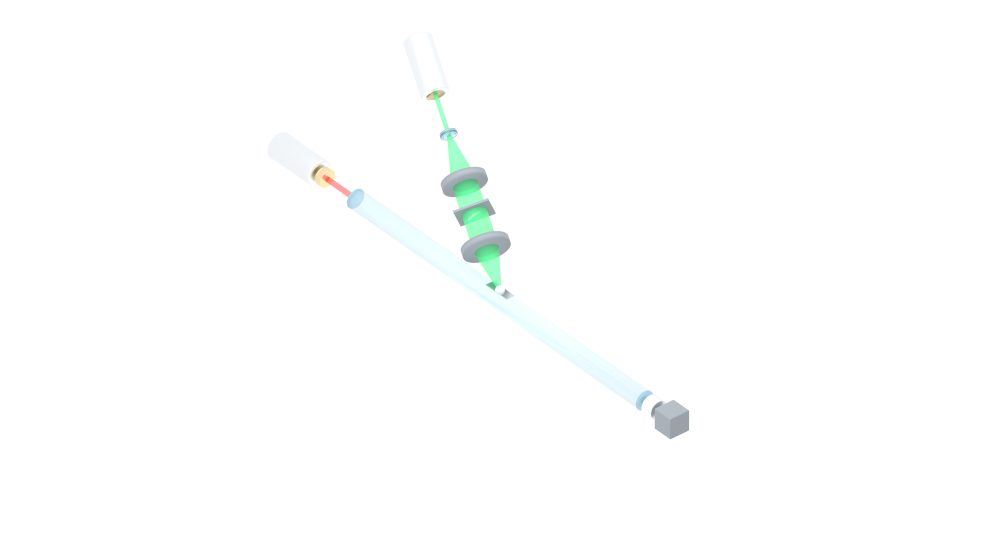
#> input picture figures/patent/optical_path_clean.png, 4000 x 2200 px (shown at 1/4 size)
$ python label_optical_path.py
#> lines starting #> are read from the running program, lines starting #| are printed output that depends on the picture
"""
Apply Nature/Science-style 2D labels onto the clean Blender render.

The Blender script has already projected each label's anchor (3D centre of
the optical component) AND its label position (3D offset above/beside the
component) to 2D pixel coordinates. This script simply draws a thin pointer
line from anchor_px → label_px and places sans-serif text at label_px.

Reads:
    optical_path_clean.png
    optical_path_anchors.json
Writes:
    optical_path_render.png
"""
import json
import os
from PIL import Image, ImageDraw, ImageFont

OUT_DIR = os.path.dirname(os.path.abspath(__file__))
CLEAN   = os.path.join(OUT_DIR, "optical_path_clean.png")
JSON_IN = os.path.join(OUT_DIR, "optical_path_anchors.json")
FINAL   = os.path.join(OUT_DIR, "optical_path_render.png")

img  = Image.open(CLEAN).convert("RGBA")
#> img is the input picture: PIL image 4000x2200 RGBA; mean R, G, B, A 253.6, 254.3, 254.1, 255
draw = ImageDraw.Draw(img, "RGBA")
W, H = img.size
#> W = 4000; H = 2200

with open(JSON_IN) as f:
#> (reads figures/patent/optical_path_anchors.json from the repository)
    anchors = json.load(f)


# ─────────────────────────────────────────────────────────────────────────────
# Fonts
# ─────────────────────────────────────────────────────────────────────────────
FONT_PATHS = [
    "/System/Library/Fonts/HelveticaNeue.ttc",
    "/System/Library/Fonts/Helvetica.ttc",
    "/System/Library/Fonts/Supplemental/Arial.ttf",
    "/Library/Fonts/Arial.ttf",
]


def load_font(size, bold=False):
    for p in FONT_PATHS:
        if not os.path.exists(p):
            continue
        try:
            if p.endswith(".ttc"):
                return ImageFont.truetype(p, size, index=4 if bold else 0)
            return ImageFont.truetype(p, size)
        except Exception:
            continue
    return ImageFont.load_default()


scale = H / 1200
#> scale = 1.83
FS_MAIN = int(28 * scale)
#> FS_MAIN = 51
FS_SUB  = int(20 * scale)
#> FS_SUB = 36
font_main = load_font(FS_MAIN, bold=True)
font_sub  = load_font(FS_SUB)


# ─────────────────────────────────────────────────────────────────────────────
# Colours
# ─────────────────────────────────────────────────────────────────────────────
TEXT_PRIMARY = "#1f2937"
TEXT_GREEN   = "#1F8478"
TEXT_RED     = "#C62E3C"
TEXT_SUB     = "#6B7280"
LEADER       = (75, 85, 99, 230)
DOT_COLOR    = "#1f2937"


# ─────────────────────────────────────────────────────────────────────────────
# Label specifications
#   (anchor_key, main_text, sub_text, color, h_align)
# h_align controls horizontal alignment of the text relative to label_px
# (its 3D-projected position): "center", "left", or "right"
# ─────────────────────────────────────────────────────────────────────────────
LABELS = [
    ("green_laser",   "Green Laser",       "520 nm",
     TEXT_GREEN,   "center"),
    ("beam_expander", "Beam Expander",     "",
     TEXT_PRIMARY, "center"),
    ("collimating_lens", "Collimating Lens", "",
     TEXT_PRIMARY, "center"),
    ("slm",           "SLM",               "Spatial Light Modulator",
     TEXT_PRIMARY, "center"),
    ("focus_lens",    "Focusing Lens",     "",
     TEXT_PRIMARY, "center"),
    ("side_polish",   "Side-polished",     "region",
     TEXT_PRIMARY, "center"),
    ("mm_fiber",      "Multi-mode Fiber",  "(9 cm rigid rod)",
     TEXT_PRIMARY, "center"),
    ("left_endface",  "Left End-Face",     "",
     TEXT_PRIMARY, "right"),
    ("right_endface", "Right End-Face",    "",
     TEXT_PRIMARY, "left"),
    ("camera",        "CMOS Camera",       "",
     TEXT_PRIMARY, "left"),
    ("red_laser",     "Red Laser",         "650 nm",
     TEXT_RED,     "center"),
]


# ─────────────────────────────────────────────────────────────────────────────
# Drawing
# ─────────────────────────────────────────────────────────────────────────────
LEADER_WIDTH = max(2, int(2.0 * scale))
#> LEADER_WIDTH = 3
DOT_R        = max(4, int(5   * scale))
#> DOT_R = 9
GAP_LEAD     = int(14 * scale)
#> GAP_LEAD = 25


def text_size(s, font):
    bbox = draw.textbbox((0, 0), s, font=font)
    return bbox[2] - bbox[0], bbox[3] - bbox[1]


# Stage 1: collect projected pixel coords + sizes
items = []
for key, main, sub, color, h_align in LABELS:
    a = anchors.get(key)
    if not a:
        continue
    apx, apy = a["anchor_px"]
    lpx, lpy = a["label_px"]
    wm, hm = text_size(main, font_main)
    if sub:
        ws, hs = text_size(sub, font_sub)
    else:
        ws, hs = 0, 0
    items.append({
        "key": key, "main": main, "sub": sub, "color": color, "h_align": h_align,
        "ax": apx, "ay": apy,
        "lx": lpx, "ly": lpy,
        "wm": wm, "hm": hm, "ws": ws, "hs": hs,
        "box_w": max(wm, ws), "box_h": hm + (hs + int(4 * scale) if sub else 0),
    })
#> this loop made 11 passes
#> (wm, hm, ws, hs) on passes 1, 4, 6, 7, 11: (57, 8, 36, 8), (21, 8, 107, 10), (64, 10, 31, 10), (81, 8, 70, 11), (45, 8, 36, 8)
#> (wm, hm) on passes 2, 3, 5, 8, 9, 10: (73, 10), (79, 10), (68, 10), (64, 9), (71, 10), (67, 8)
#> after the loop, items = 11 items


# Stage 2: lightweight canvas clamping — only reposition labels that
# would project completely outside the canvas. Otherwise trust the 3D
# offsets and let labels float wherever the projection puts them.
PAD = int(20 * scale)
#> PAD = 36
for it in items:
    box_w, box_h = it["box_w"], it["box_h"]
    half_w = box_w / 2
    if it["h_align"] == "center":
        x_min = PAD + half_w
        x_max = W - PAD - half_w
    elif it["h_align"] == "left":
        x_min = PAD
        x_max = W - PAD - box_w
    else:  # right
        x_min = PAD + box_w
        x_max = W - PAD
    it["lx"] = max(x_min, min(x_max, it["lx"]))
    y_min = PAD + it["hm"] / 2
    y_max = H - PAD - box_h
    it["ly"] = max(y_min, min(y_max, it["ly"]))
#> this loop made 11 passes
#> (box_w, box_h, half_w, x_min, x_max, y_min, y_max) on passes 1 to 11: (57, 23, 28.5, 64.5, 3935.5, 40, 2141), (73, 10, 36.5, 72.5, 3927.5, 41, 2154), (79, 10, 39.5, 75.5, 3924.5, 41, 2154), (107, 25, 53.5, 89.5, 3910.5, 40, 2139), (68, 10, 34, 70, 3930, 41, 2154), (64, 27, 32, 68, 3932, 41, 2137), (81, 26, 40.5, 76.5, 3923.5, 40, 2138), (64, 9, 32, 100, 3964, 40.5, 2155), (71, 10, 35.5, 36, 3893, 41, 2154), (67, 8, 33.5, 36, 3897, 40, 2156), (45, 23, 22.5, 58.5, 3941.5, 40, 2141)


# Stage 3: render leader lines first (under the text)
for it in items:
    ax, ay = int(it["ax"]), int(it["ay"])
    lx, ly = int(it["lx"]), int(it["ly"])
    h = int(it["hm"] / 2)

    # Connector end-point: just outside the text box, on the side facing the anchor
    if it["h_align"] == "center":
        end_x = lx
    elif it["h_align"] == "left":
        end_x = lx if ax < lx else lx + it["wm"]
    else:  # right
        end_x = lx if ax > lx else lx - it["wm"]

    # The text baseline is roughly at ly + hm; line should connect to its top
    # if anchor is above, or bottom if anchor is below.
    if ay < ly:                        # anchor above label → line ends at label top
        end_y = ly - GAP_LEAD
    elif ay > ly + it["hm"]:           # anchor below label → line ends at label bottom
        end_y = ly + it["hm"] + GAP_LEAD
    else:                              # anchor sideways → connect to mid-line
        end_y = ly + h

    # Draw line
    draw.line([(ax, ay), (end_x, end_y)],
              fill=LEADER, width=LEADER_WIDTH, joint="curve")

    # Anchor dot
    draw.ellipse([(ax - DOT_R, ay - DOT_R), (ax + DOT_R, ay + DOT_R)],
                 fill=DOT_COLOR)
#> this loop made 11 passes
#> (ax, ay, lx, ly, h, end_x, end_y) on passes 1 to 11: (1706, 268, 1577, 81, 4, 1577, 114), (1794, 536, 1563, 296, 5, 1563, 331), (1857, 727, 1728, 476, 5, 1728, 511), (1897, 849, 1820, 567, 4, 1820, 600), (1942, 988, 2071, 813, 5, 2071, 848), (2000, 1161, 2257, 1091, 5, 2257, 1126), (2000, 1234, 2000, 1558, 4, 2000, 1533), (1421, 794, 1485, 1100, 4, 1421, 1075), (2578, 1601, 2527, 1812, 5, 2598, 1787), (2687, 1678, 2764, 1468, 4, 2764, 1501), (1196, 637, 1068, 779, 4, 1068, 754)


# Stage 4: render text on top
for it in items:
    lx, ly = int(it["lx"]), int(it["ly"])
    if it["h_align"] == "center":
        x_main = int(lx - it["wm"] / 2)
        x_sub  = int(lx - it["ws"] / 2) if it["sub"] else x_main
    elif it["h_align"] == "left":
        x_main = lx
        x_sub  = lx
    else:  # right
        x_main = lx - it["wm"]
        x_sub  = lx - it["ws"] if it["sub"] else x_main

    # Optional subtle white outline so labels remain readable when crossing
    # a beam edge by 1–2 px.
    for ox, oy in [(-1,0),(1,0),(0,-1),(0,1)]:
        draw.text((x_main + ox, ly + oy), it["main"],
                  fill=(255, 255, 255, 200), font=font_main)
    draw.text((x_main, ly), it["main"], fill=it["color"], font=font_main)

    if it["sub"]:
        sy = ly + it["hm"] + int(4 * scale)
        for ox, oy in [(-1,0),(1,0),(0,-1),(0,1)]:
            draw.text((x_sub + ox, sy + oy), it["sub"],
                      fill=(255, 255, 255, 200), font=font_sub)
        draw.text((x_sub, sy), it["sub"], fill=TEXT_SUB, font=font_sub)
#> this loop made 11 passes
#> (lx, ly, x_main, x_sub, sy) on passes 1, 4, 6, 7, 11: (1577, 81, 1548, 1559, 96), (1820, 567, 1809, 1766, 582), (2257, 1091, 2225, 2241, 1108), (2000, 1558, 1959, 1965, 1573), (1068, 779, 1045, 1050, 794)
#> (lx, ly, x_main, x_sub) on passes 2, 3, 5, 8, 9, 10: (1563, 296, 1526, 1526), (1728, 476, 1688, 1688), (2071, 813, 2037, 2037), (1485, 1100, 1421, 1421), (2527, 1812, 2527, 2527), (2764, 1468, 2764, 2764)


# ─────────────────────────────────────────────────────────────────────────────
# Channel legend (bottom-right corner)
# ─────────────────────────────────────────────────────────────────────────────
lgd_main  = load_font(int(20 * scale), bold=False)
swatch_w  = int(40 * scale)
#> swatch_w = 73
swatch_h  = int(8  * scale)
#> swatch_h = 14
lgd_x = W - int(440 * scale)
#> lgd_x = 3194
lgd_y = H - int(160 * scale)
#> lgd_y = 1907

draw.rounded_rectangle(
    [(lgd_x, lgd_y), (lgd_x + swatch_w, lgd_y + swatch_h)],
    radius=int(2 * scale), fill="#2A9D8F")
draw.text((lgd_x + swatch_w + int(14*scale), lgd_y - int(10*scale)),
          "Green channel  (signal, side illumination)",
          fill=TEXT_PRIMARY, font=lgd_main)
draw.rounded_rectangle(
    [(lgd_x, lgd_y + int(46 * scale)),
     (lgd_x + swatch_w, lgd_y + int(46 * scale) + swatch_h)],
    radius=int(2 * scale), fill="#E63946")
draw.text((lgd_x + swatch_w + int(14*scale), lgd_y + int(36 * scale)),
          "Red channel  (reference, end-face axial)",
          fill=TEXT_PRIMARY, font=lgd_main)


img.convert("RGB").save(FINAL, "PNG", optimize=True)
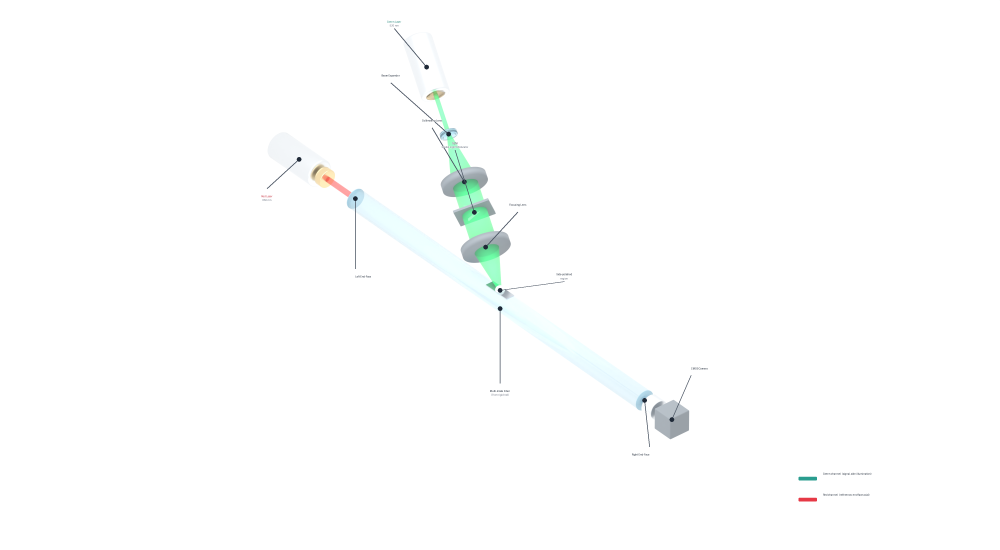
#> saved as optical_path_render.png: PIL image 4000x2200 RGB (shown at 1/4 size); mean R, G, B 253.3, 254, 253.8
print("Final figure saved to:", FINAL)
